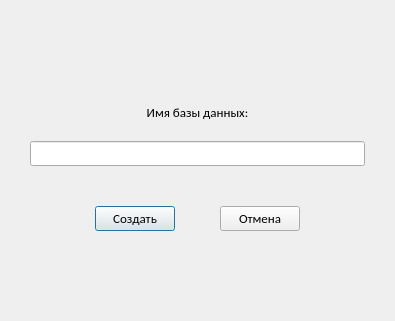
<?xml version="1.0" encoding="UTF-8"?>
<ui version="4.0">
 <class>NewDBClass</class>
 <widget class="QDialog" name="NewDBClass">
  <property name="geometry">
   <rect>
    <x>0</x>
    <y>0</y>
    <width>395</width>
    <height>312</height>
   </rect>
  </property>
  <property name="windowTitle">
   <string>Dialog</string>
  </property>
  <layout class="QVBoxLayout" name="verticalLayout">
   <property name="spacing">
    <number>20</number>
   </property>
   <property name="leftMargin">
    <number>30</number>
   </property>
   <property name="topMargin">
    <number>70</number>
   </property>
   <property name="rightMargin">
    <number>30</number>
   </property>
   <property name="bottomMargin">
    <number>70</number>
   </property>
   <item>
    <widget class="QLabel" name="label_2">
     <property name="sizePolicy">
      <sizepolicy hsizetype="Preferred" vsizetype="Fixed">
       <horstretch>0</horstretch>
       <verstretch>0</verstretch>
      </sizepolicy>
     </property>
     <property name="text">
      <string/>
     </property>
     <property name="alignment">
      <set>Qt::AlignCenter</set>
     </property>
    </widget>
   </item>
   <item>
    <widget class="QLabel" name="label">
     <property name="sizePolicy">
      <sizepolicy hsizetype="Preferred" vsizetype="Fixed">
       <horstretch>0</horstretch>
       <verstretch>0</verstretch>
      </sizepolicy>
     </property>
     <property name="font">
      <font>
       <family>Calibri</family>
       <pointsize>10</pointsize>
      </font>
     </property>
     <property name="text">
      <string>Имя базы данных:</string>
     </property>
     <property name="alignment">
      <set>Qt::AlignCenter</set>
     </property>
    </widget>
   </item>
   <item>
    <widget class="QLineEdit" name="lineEdit">
     <property name="font">
      <font>
       <family>Calibri</family>
       <pointsize>10</pointsize>
      </font>
     </property>
    </widget>
   </item>
   <item>
    <layout class="QHBoxLayout" name="horizontalLayout_2">
     <property name="spacing">
      <number>10</number>
     </property>
     <property name="leftMargin">
      <number>30</number>
     </property>
     <property name="topMargin">
      <number>20</number>
     </property>
     <property name="rightMargin">
      <number>30</number>
     </property>
     <property name="bottomMargin">
      <number>20</number>
     </property>
     <item>
      <widget class="QPushButton" name="ok">
       <property name="sizePolicy">
        <sizepolicy hsizetype="Fixed" vsizetype="Fixed">
         <horstretch>0</horstretch>
         <verstretch>0</verstretch>
        </sizepolicy>
       </property>
       <property name="font">
        <font>
         <family>Calibri</family>
         <pointsize>10</pointsize>
         <underline>false</underline>
        </font>
       </property>
       <property name="text">
        <string>Создать</string>
       </property>
      </widget>
     </item>
     <item>
      <widget class="QPushButton" name="cancel">
       <property name="sizePolicy">
        <sizepolicy hsizetype="Fixed" vsizetype="Fixed">
         <horstretch>0</horstretch>
         <verstretch>0</verstretch>
        </sizepolicy>
       </property>
       <property name="font">
        <font>
         <family>Calibri</family>
         <pointsize>10</pointsize>
        </font>
       </property>
       <property name="text">
        <string>Отмена</string>
       </property>
      </widget>
     </item>
    </layout>
   </item>
  </layout>
 </widget>
 <resources/>
 <connections/>
</ui>
